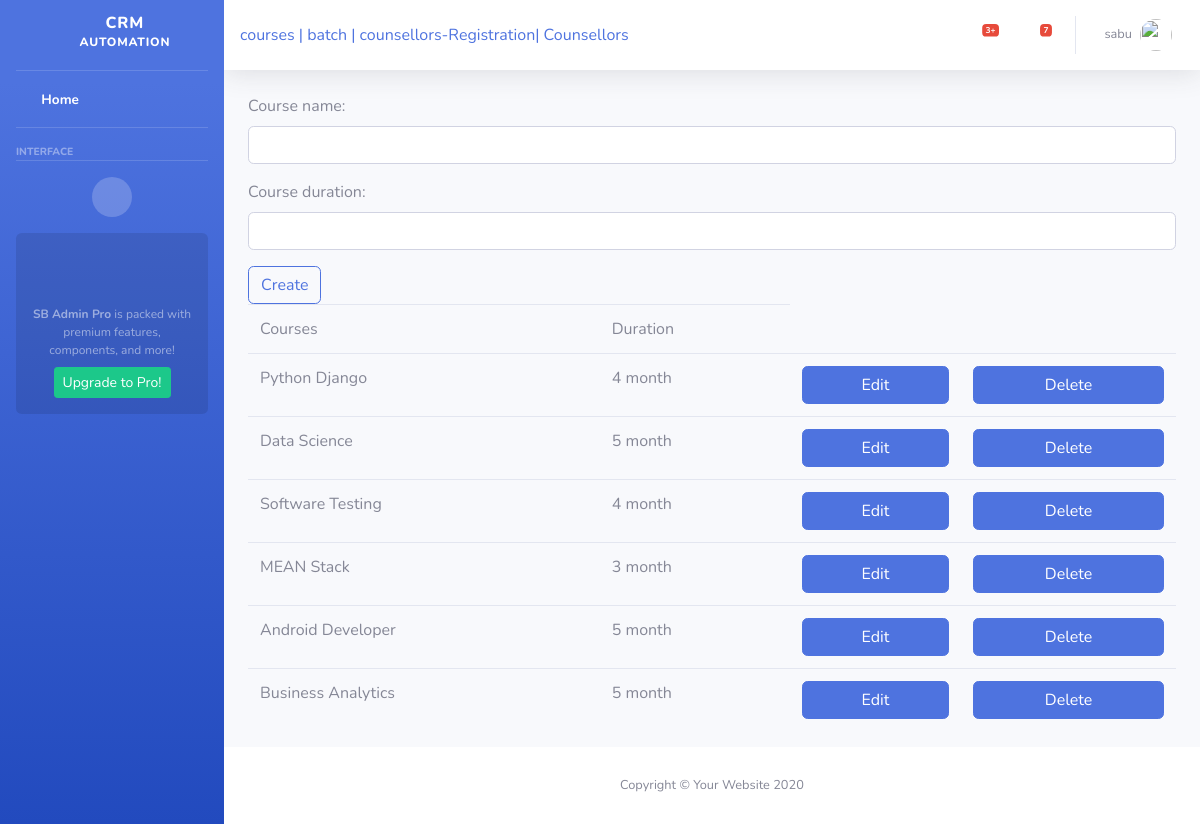
The app's page /crm/course (signed in) with its own data.
### crmapp/models.py (models this page shows, shortened)
class Course(models.Model):
    course_name = models.CharField(max_length=20, unique=True)
    course_duration = models.CharField(max_length=20)

### crmapp/views.py (the view, shortened to what this page needs)
# urls.py: path('course',Course_Registration.as_view(),name='course'),
class Course_Registration(TemplateView):
    model = Course
    form_class = CourseCreateForm
    template_name = 'crmapp/ch_course_reg.html'
    def get(self, request, *args, **kwargs):
        courses = Course.objects.all()
        self.context = {
            "form":self.form_class,
            "courses":courses
        }
        return render(request, self.template_name, self.context)

### crmapp/templates/crmapp/ch_course_reg.html (shortened to what this page needs)
{% extends 'crmapp/ch_base.html' %}
{% block body_block %}
<form method="post">
    {{ form.as_p }}
    <input type="submit" class="btn btn-outline-primary" value="Create">
</form>
<table class="table">
    <tr>
        <td>Courses</td>
        <td>Duration</td>
    </tr>
    {% for course in courses %}
    <tr>
        <td>{{ course.course_name }}</td>
        <td>{{ course.course_duration }}</td>
         <td><a href="{% url 'course_edit' course.id %}" class="btn btn-primary btn-block">Edit</a> </td>
        <td><a href="{% url 'course_delete' course.id %}"class="btn btn-primary btn-block">Delete</a> </td>
    </tr>
    {% endfor %}
</table>
{% endblock %}

### crmapp/templates/crmapp/ch_base.html (shortened to what this page needs)
<!DOCTYPE html>
{%load static%}
<html lang="en">
<head>
    <link href="{% static 'vendor/fontawesome-free/css/all.min.css' %}" rel="stylesheet" type="text/css">
    <link href="{% static 'css/sb-admin-2.min.css' %}" rel="stylesheet">
</head>
<body id="page-top">
    <div id="wrapper">
        <ul class="navbar-nav bg-gradient-primary sidebar sidebar-dark accordion" id="accordionSidebar">
            <a class="sidebar-brand d-flex align-items-center justify-content-center" href="index.html">
                <div class="sidebar-brand-icon rotate-n-15">
                    <i class="fas fa-laugh-wink"></i>
                </div>
                <div class="sidebar-brand-text mx-3">CRM <sup>AUTOMATION</sup></div>
            </a>
            <hr class="sidebar-divider my-0">
            <li class="nav-item active">
                <a class="nav-link" href="index.html">
                    <i class="fas fa-fw fa-tachometer-alt"></i>
                    <span>Home</span></a>
            </li>
            <hr class="sidebar-divider">
            <div class="sidebar-heading">
                Interface
            </div>
            <hr class="sidebar-divider d-none d-md-block">
            <div class="text-center d-none d-md-inline">
                <button class="rounded-circle border-0" id="sidebarToggle"></button>
            </div>
            <div class="sidebar-card">
                <p class="text-center mb-2"><strong>SB Admin Pro</strong> is packed with premium features, components, and more!</p>
                <a class="btn btn-success btn-sm" href="https://startbootstrap.com/theme/sb-admin-pro">Upgrade to Pro!</a>
            </div>
        </ul>
        <div id="content-wrapper" class="d-flex flex-column">
            <div id="content">
                <nav class="navbar navbar-expand navbar-light bg-white topbar mb-4 static-top shadow">
                    <form>
                       <a class="collapse-item" href="{% url 'course' %}">courses |</a>
                        <a class="collapse-item" href="{% url 'batch' %}">batch |</a>
                        <a class="collapse-item" href="{% url 'cs_register' %}">counsellors-Registration|</a>
                         <a class="collapse-item" href="{% url 'cs_view' %}">Counsellors </a>
                    </form>
                    <ul class="navbar-nav ml-auto">
                        <li class="nav-item dropdown no-arrow mx-1">
                            <a class="nav-link dropdown-toggle" href="#" id="alertsDropdown" role="button"
                                data-toggle="dropdown" aria-haspopup="true" aria-expanded="false">
                                <i class="fas fa-bell fa-fw"></i>
                                <span class="badge badge-danger badge-counter">3+</span>
                            </a>
                        </li>
                        <li class="nav-item dropdown no-arrow mx-1">
                            <a class="nav-link dropdown-toggle" href="#" id="messagesDropdown" role="button"
                                data-toggle="dropdown" aria-haspopup="true" aria-expanded="false">
                                <i class="fas fa-envelope fa-fw"></i>
                                <span class="badge badge-danger badge-counter">7</span>
                            </a>
                        </li>
                        <li class="nav-item dropdown no-arrow">
                            <a class="nav-link dropdown-toggle" href="#" id="userDropdown" role="button"
                                data-toggle="dropdown" aria-haspopup="true" aria-expanded="false">
                                <span class="mr-2 d-none d-lg-inline text-gray-600 small">{{ request.user}}</span>
                                <img class="img-profile rounded-circle"
                                    src="img/undraw_profile.svg">
                            </a>
                        </li>
                    </ul>
                </nav>
                <div class="container-fluid">
                {% block body_block%}
                    {% endblock %}
                </div>
            </div>
            <footer class="sticky-footer bg-white">
                <div class="container my-auto">
                    <div class="copyright text-center my-auto">
                        <span>Copyright &copy; Your Website 2020</span>
                    </div>
                </div>
            </footer>
        </div>
    </div>
</body>
</html>

### records on screen
Course: course_name "Python Django", course_duration "4 month"
Course: course_name "Data Science", course_duration "5 month"
Course: course_name "Software Testing", course_duration "4 month"
Course: course_name "MEAN Stack", course_duration "3 month"
Course: course_name "Android Developer", course_duration "5 month"
Course: course_name "Business Analytics", course_duration "5 month"

### other values on screen
{{ request.user }} "sabu"
